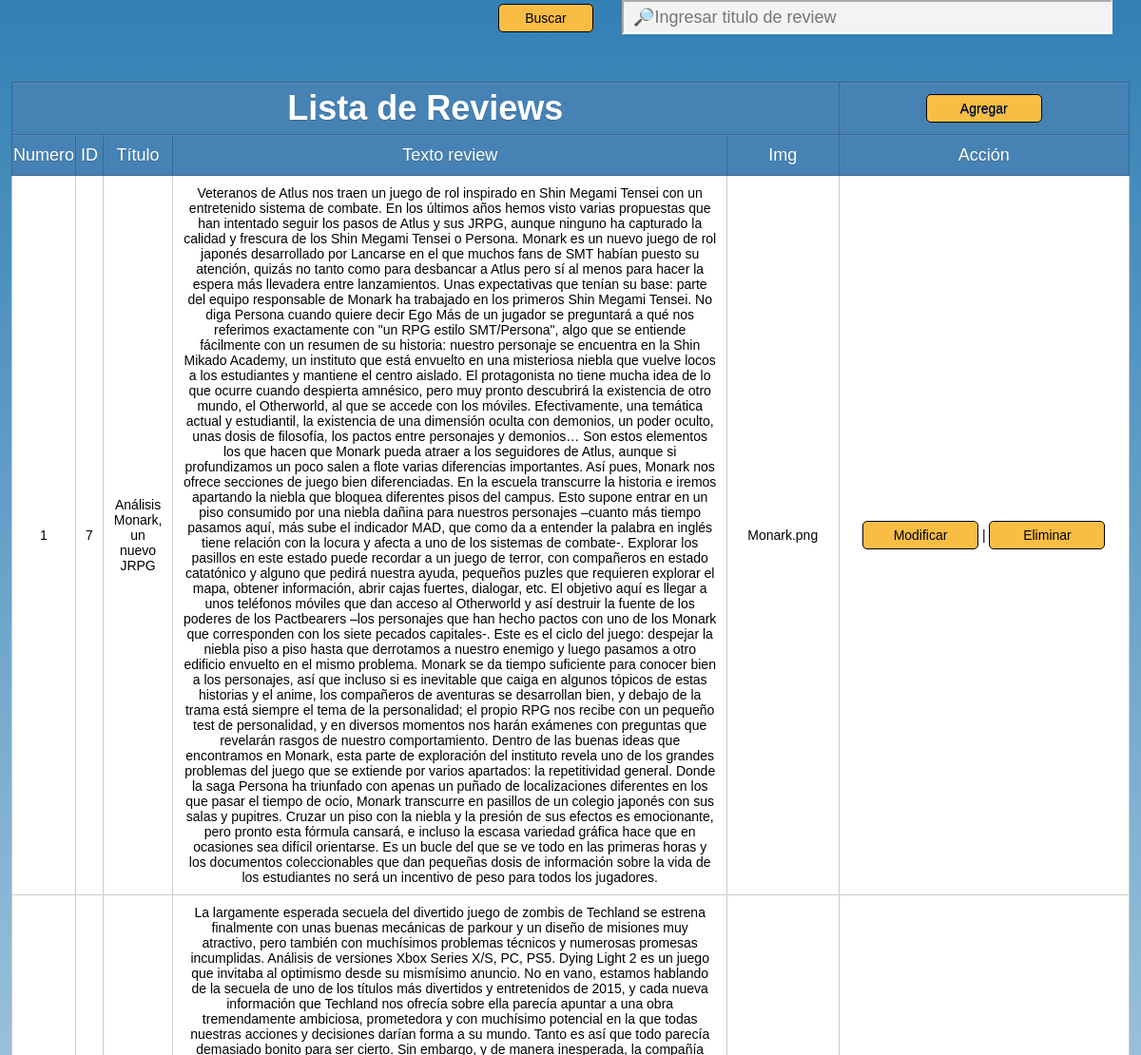
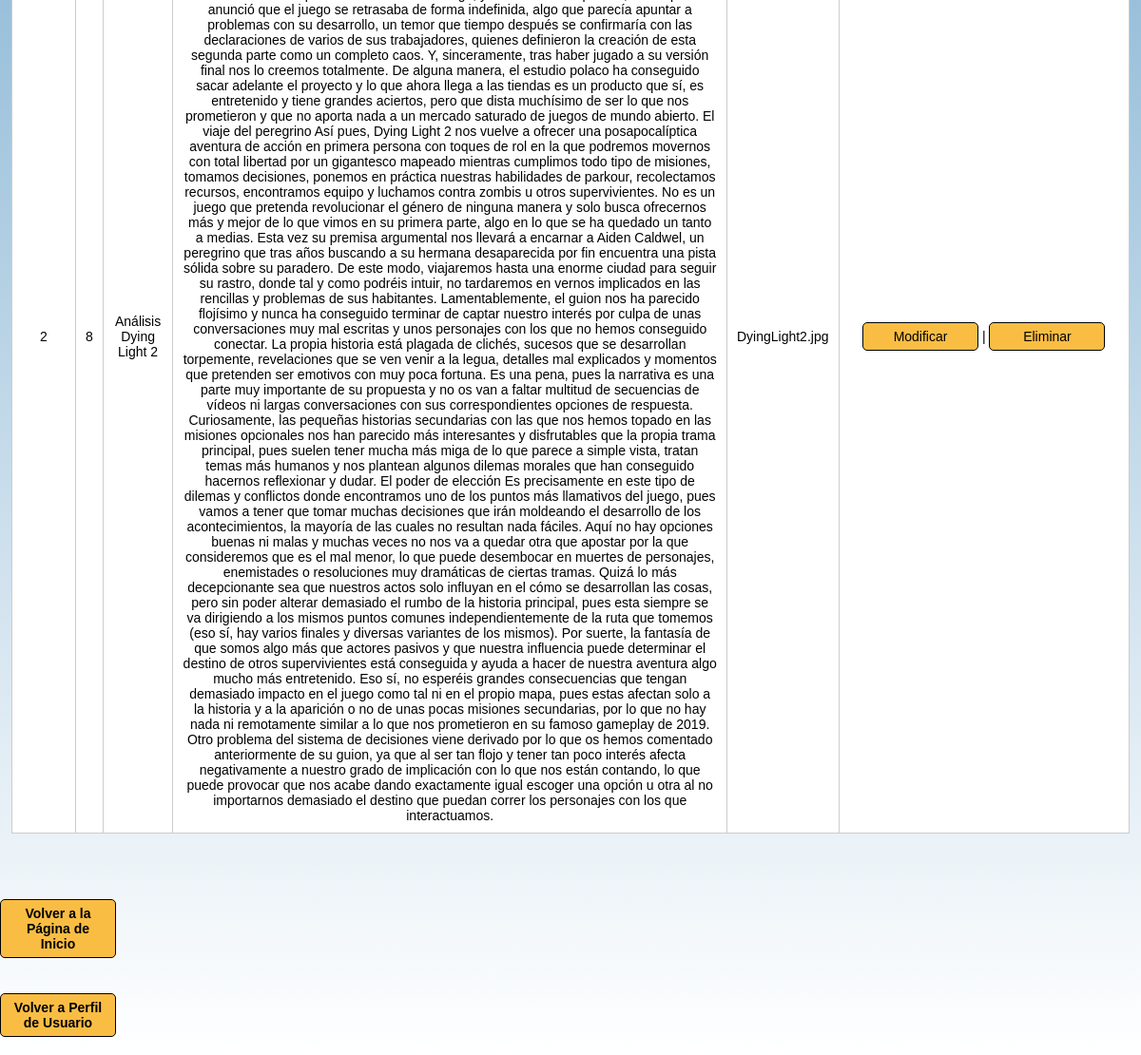
Page /usuarios/admin/editarreview/panelreview.php (signed in) on the committed database (2 pictures, top to bottom).
### tables this page shows
CREATE TABLE `review` (
  `id_review` int(10) NOT NULL,
  `titulo` varchar(50) NOT NULL,
  `texto_review` text NOT NULL,
  `id_juego` int(10) DEFAULT NULL,
  `img` varchar(250) NOT NULL
);

### usuarios/admin/editarreview/panelreview.php (the view, shortened to what this page needs)
<?php
 include_once("../../../php/conexion.php");
?>
<!DOCTYPE html>
<html lang="es">
<head>
    <link rel="stylesheet" href="../../../css/estilospanelusuario.css">
</head>
<body>
<table>
			<div id="barrabuscar">
		<form method="POST">
		<input type="submit" value="Buscar" name="btnbuscar"><input type="text" name="txtbuscar" id="cajabuscar" placeholder="&#128270;Ingresar titulo de review">
		</form>
		</div>
			<tr><th colspan="5"><h1>Lista de Reviews</h1><th><a style="font-weight: normal; font-size: 14px;" onclick="abrirform()">Agregar</a></th></tr>
			<tr>
		    <th>Numero</th>
			<th>ID</th>
            <th>Título</th>
            <th>Texto review</th>
            <th>Img</th>
            <th>Acción</th>
			</tr>
        <?php
if(isset($_POST['btnbuscar']))
{
$buscar = $_POST['txtbuscar'];
$queryusuarios = mysqli_query($conn, "SELECT id_review,titulo,texto_review, img FROM review where titulo like '".$buscar."%'");
}
else
{
$queryusuarios = mysqli_query($conn, "SELECT * FROM review ORDER BY id_review asc");
}
		$numerofila = 0;
        while($mostrar = mysqli_fetch_array($queryusuarios))
		{    $numerofila++;
            echo "<tr>";
			echo "<td>".$numerofila."</td>";
            echo "<td>".$mostrar['id_review']."</td>";
            echo "<td>".$mostrar['titulo']."</td>";
            echo "<td>".$mostrar['texto_review']."</td>";
            echo "<td>".$mostrar['img']."</td>";
            echo "<td style='width:26%'><a href=\"./controlreview/editar.php?id_review=$mostrar[id_review]\">Modificar</a> | <a href=\"./controlreview/eliminar.php?id_review=$mostrar[id_review]\" onClick=\"return confirm('¿Estás seguro de eliminar a $mostrar[titulo]?')\">Eliminar</a></td>";
}
        ?>
    </table>
<h3><a href="../../../index.php">Volver a la Página de Inicio</a></h3>
<h3><a href="../../admin/administrador.php">Volver a Perfil de Usuario</a></h3>
</body>
</html>

### css/estilospanelusuario.css (style rules this page uses)
body { background: linear-gradient(to bottom, #3380B5, white); font-family: sans-serif; margin: 0; padding: 0; height: 100%; width: 100%; display: flex; flex-direction: column; }
table { text-align: center; max-width: 98%; border-collapse: collapse; border: 1px solid black; margin: 50px auto; background: white; }
th { background: steelblue; height: 40px; font-weight: lighter; text-shadow: 0 1px 0 #38678f; color: white; border: 1px solid #38678f; box-shadow: inset 0px 1px 2px #568ebd; transition: all 0.2s; font-size: 18px; }
tr { border-bottom: 1px solid #cccccc; width: 100%; }
td { border: 1px solid #cccccc; padding: 10px; transition: all 0.2s; font-size: 14px; }
a, input[type="submit"], button { font-size: 14px; text-align: center; width: 100px; display: inline-block; background-color: #FABD44; padding: 6px 10px; border-radius: 5px; text-decoration: none; color: black; border: 1px solid black; cursor: pointer; }
h1 { font-family: sans-serif; margin: 5px; }
#barrabuscar { color: white; text-align: right; }
#cajabuscar { width: 500px; height: 30px; font-size: 18px; background-color: #f3f3f3; border-color: white; padding-left: 10px; margin: 0px 30px; }

### rows in the picture
review: id_review "7", titulo "Análisis Monark, un nuevo JRPG", texto_review "Veteranos de Atlus nos traen un juego de rol inspirado en Shin Megami Tensei con un entretenido sistema de combate. En los últimos años hemos visto varias propuestas que han intentado seguir los pasos de Atlus y sus JRPG, aunque ninguno ha capturado la calidad y frescura de los Shin Megami Tensei o Persona. Monark es un nuevo juego de rol japonés desarrollado por Lancarse en el que muchos fans de SMT habían puesto su atención, quizás no tanto como para desbancar a Atlus pero sí al menos para hacer la espera más llevadera entre lanzamientos. Unas expectativas que tenían su base: parte del equipo responsable de Monark ha trabajado en los primeros Shin Megami Tensei. No diga Persona cuando…", img "Monark.png"
review: id_review "8", titulo "Análisis Dying Light 2", texto_review "La largamente esperada secuela del divertido juego de zombis de Techland se estrena finalmente con unas buenas mecánicas de parkour y un diseño de misiones muy atractivo, pero también con muchísimos problemas técnicos y numerosas promesas incumplidas. Análisis de versiones Xbox Series X/S, PC, PS5. Dying Light 2 es un juego que invitaba al optimismo desde su mismísimo anuncio. No en vano, estamos hablando de la secuela de uno de los títulos más divertidos y entretenidos de 2015, y cada nueva información que Techland nos ofrecía sobre ella parecía apuntar a una obra tremendamente ambiciosa, prometedora y con muchísimo potencial en la que todas nuestras acciones y decisiones darían forma a su…", img "DyingLight2.jpg"
